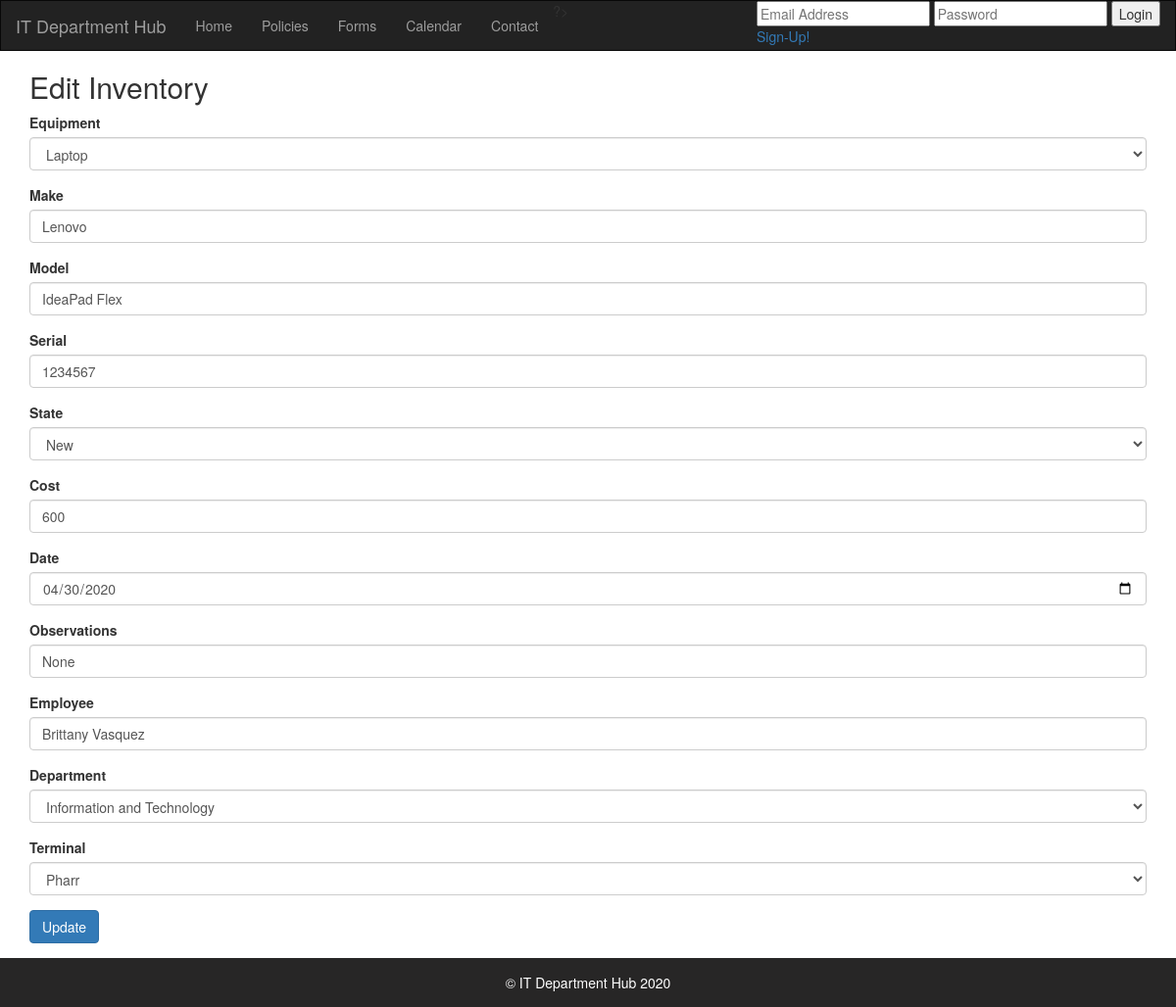
/includes/updateinv.php?edit=3, run on the app's committed database.
### tables this page shows
CREATE TABLE IF NOT EXISTS `inventory` (
  `id` int(11) NOT NULL AUTO_INCREMENT,
  `equipment` varchar(100) NOT NULL,
  `make` varchar(50) NOT NULL,
  `model` varchar(50) NOT NULL,
  `serial` int(100) NOT NULL,
  `state` varchar(20) NOT NULL,
  `cost` int(8) NOT NULL,
  `date` date NOT NULL,
  `observations` varchar(255) NOT NULL,
  `employee` varchar(255) NOT NULL,
  `department` varchar(100) NOT NULL,
  `terminal` varchar(50) NOT NULL,
  PRIMARY KEY (`id`)
);

### includes/updateinv.php (the view, shortened to what this page needs)
<?php
require 'dbconnect.php';
$make='';
$model='';
$serial='';
$state='';
$cost='';
$date='';
$observations='';
$employee='';
$department='';
$terminal='';
if (isset($_GET['edit'])) {
    $id = $_GET['edit'];
    $result = $conn->query("SELECT * FROM inventory where id=$id") or die($conn->error);
    if($result->num_rows) {
        $row = $result->fetch_array();
        $make = $row['make'];
        $model = $row['model'];
        $serial = $row['serial'];
        $state = $row['state'];
        $cost = $row['cost'];
        $date = $row['date'];
        $observations = $row['observations'];
        $employee = $row['employee'];
        $department = $row['department'];
        $terminal = $row['terminal'];
    }
}
?>
<?php require '../header.php'; ?>
<div class="container">
    <div class="card mt-5">
        <div class="card-header">
            <h2>Edit Inventory</h2>
        </div>
        <div class="card-body">
            <form action = "" method="POST">
        <div class="form-group">
            <label>Equipment</label>
            <select class="form-control" name = "equipment">
            <option value="Laptop"
                <?php
                    if($row["equipment"]=='Laptop')
                        {
	                        echo "selected";
                        }
                ?>>Laptop</option>
            </select>
        </div>
        </div>
        <div class="form-group">
            <label>Make</label>
            <input type="text" name="make" class="form-control" value="<?php echo $make; ?>">
        </div>
        <div class="form-group">
            <label>Model</label>
            <input type="text" name="model" class="form-control" value="<?php echo $model; ?>">
        </div>
        <div class="form-group">
            <label>Serial</label>
            <input type="text" name="serial" class="form-control" value="<?php echo $serial; ?>">
        </div>
        <div class="form-group">
            <label>State</label>
            <select class="form-control" name = "state" value="<?php echo $state; ?>">
            <option value="New"
                <?php
                    if($row["state"]=='New')
                        {
	                        echo "selected";
                        }
                ?>>New</option>
            </select>
        </div>
        <div class="form-group">
            <label>Cost</label>
            <input type="text" name="cost" class="form-control" value="<?php echo $cost; ?>">
        </div>
        <div class="form-group">
            <label>Date</label>
            <input type="date" name="date" class="form-control" value="<?php echo $date; ?>">
        </div>
        <div class="form-group">
            <label>Observations</label>
            <input type="text" name="observations" class="form-control" value="<?php echo $observations; ?>">
        </div>
        <div class="form-group">
            <label>Employee</label>
            <input type="text" name="employee" class="form-control" value="<?php echo $employee; ?>">
        </div>
        <div class="form-group">
            <label>Department</label>
            <select class="form-control" name = "department" value="<?php echo $department; ?>">
            <option value="Information and Technology"
                <?php
                    if($row["department"]=='Information and Technology')
                        {
	                        echo "selected";
                        }
                ?>>Information and Technology</option>
            </select>
        </div>
        <div class="form-group">
            <label>Terminal</label>
            <select class="form-control" name = "terminal" value="<?php echo $terminal; ?>">
                            <option value="Pharr"
                <?php
                    if($row["terminal"]=='Pharr')
                        {
	                        echo "selected";
                        }
                ?>>Pharr</option>
            </select>
        </div>
        <div class="form-group">
            <button type="submit" class="btn btn-primary" name="update">Update</button>
        </div>
        </div>
    </div>
<?php require '../footer.php'; ?>

### data on the page
inventory: equipment "Laptop", make "Lenovo", model "IdeaPad Flex", serial "1234567", state "New", cost "600", date "04/30/2020", observations "None", employee "Brittany Vasquez", department "Information and Technology", terminal "Pharr"
